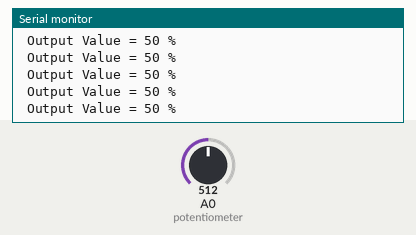
A sketch run on a simulated Arduino Uno, built with avr-gcc and run on an emulated ATmega328P. Shown: the last lines printed to the serial monitor. Inputs (shaded band) come from the test bench; at power-on: A0 (potentiometer) = 512.

Above: at 1.2 s.
1.3 s: A0 (potentiometer) set to 716
At 1.33 s:
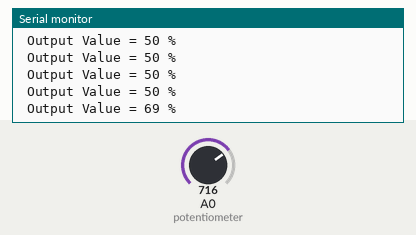
2.8 s: A0 (potentiometer) set to 900
At 2.84 s:
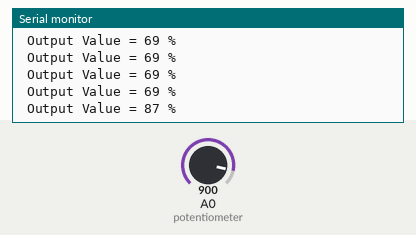
Timing chart, 0 to 5.8 s (numbered marks = the images above; inputs shaded):
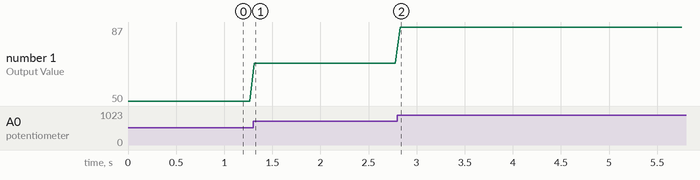

The sketch:

_20190201AnalogInput.ino
```cpp
int AnalogInput;
int AnalogPercent;
int SquaredValue;
int SquaredPercent;

void setup()
{

Serial.begin(115200); //Baud rate between computer and Arduino.
}

void loop()
{

AnalogInput = analogRead(A0); //Value from potentiometer placed into "ThrottleInput".
AnalogPercent = ((AnalogInput / 1023.00) * 100.00); //Analog Input value converted to %.
SquaredValue = (AnalogPercent * AnalogPercent);
SquaredPercent = ((SquaredValue / 10000) * 100.00);


Serial.print(" Output Value = ");
Serial.print(AnalogPercent);
Serial.println(" % ");
delay(50);  //Delay for stability.

}
```

Measured:
- after the input at 1.3 s, the serial monitor: prints a new line at once (image 1)
- after the input at 2.8 s, the serial monitor: prints a new line at once (image 2)
- plotted number 1: 50 → 69 after the input at 1.3 s, 69 → 87 after the input at 2.8 s
